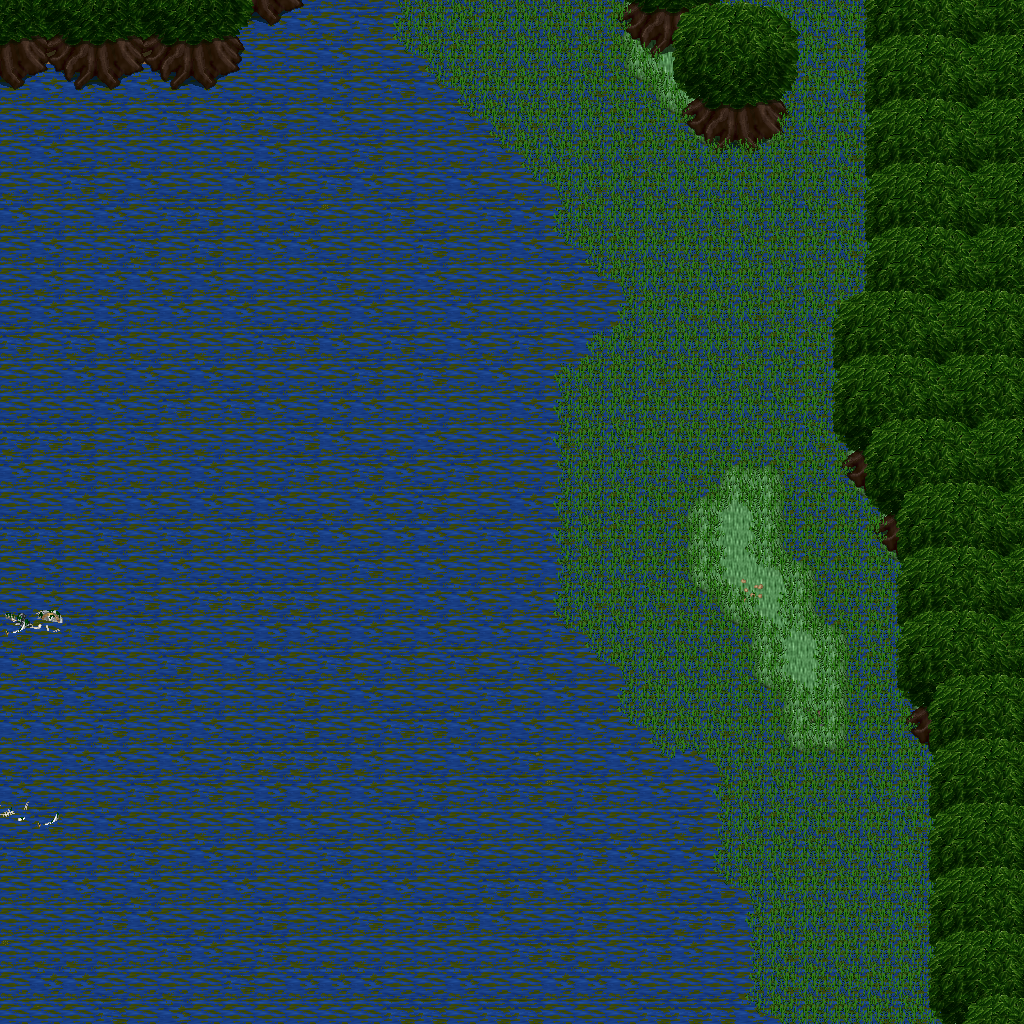

A level layout from a 2D game, rendered from its tile map. Below: a short description, then the map file with tile-grid data replaced by summaries:
An orthogonal 32x32 tile map with 32x32 px tiles, 5 tile layers (Ground, Objects, Objects2, Above, ...), 1 hidden layer not drawn, 31 tilesets.

<map version="1.10" tiledversion="1.11.0" orientation="orthogonal" renderorder="right-down" width="32" height="32" tilewidth="32" tileheight="32" infinite="0" nextlayerid="11" nextobjectid="1">
 <tileset firstgid="1" name="ground_ground" tilewidth="32" tileheight="32" tilecount="33" columns="3">
  <image source="../drawable/ground_ground.png" width="96" height="352" />
 </tileset>
 <tileset firstgid="34" name="plant_flower_daisy_white" tilewidth="32" tileheight="32" tilecount="8" columns="2">
  <image source="../drawable/plant_flower_daisy_white.png" width="64" height="128" />
 </tileset>
 <tileset firstgid="42" name="ground_grass_edges" tilewidth="32" tileheight="32" tilecount="36" columns="12">
  <image source="../drawable/ground_grass_edges.png" width="384" height="96" />
 </tileset>
 <tileset firstgid="78" name="ground_grass_corners" tilewidth="32" tileheight="32" tilecount="24" columns="6">
  <image source="../drawable/ground_grass_corners.png" width="192" height="128" />
 </tileset>
 <tileset firstgid="102" name="plant_grasses" tilewidth="32" tileheight="32" tilecount="6" columns="3">
  <image source="../drawable/plant_grasses.png" width="96" height="64" />
 </tileset>
 <tileset firstgid="108" name="ground_rock_pebbles" tilewidth="32" tileheight="32" tilecount="3" columns="1">
  <image source="../drawable/ground_rock_pebbles.png" width="32" height="96" />
 </tileset>
 <tileset firstgid="111" name="ground_earth_edges" tilewidth="32" tileheight="32" tilecount="18" columns="6">
  <image source="../drawable/ground_earth_edges.png" width="192" height="96" />
 </tileset>
 <tileset firstgid="129" name="item_corpse_skull_pale" tilewidth="32" tileheight="32" tilecount="2" columns="2">
  <image source="../drawable/item_corpse_skull_pale.png" width="64" height="32" />
 </tileset>
 <tileset firstgid="131" name="logic_creature_undead" tilewidth="32" tileheight="32" tilecount="16" columns="8">
  <image source="../drawable/logic_creature_undead.png" width="256" height="64" />
 </tileset>
 <tileset firstgid="147" name="logic_collision" tilewidth="32" tileheight="32" tilecount="1" columns="1">
  <image source="../drawable/logic_collision.png" width="32" height="32" />
 </tileset>
 <tileset firstgid="148" name="logic_creature_undead_fallen" tilewidth="32" tileheight="32" tilecount="16" columns="8">
  <image source="../drawable/logic_creature_undead_fallen.png" width="256" height="64" />
 </tileset>
 <tileset firstgid="164" name="ground_water_swamp_water" tilewidth="32" tileheight="32" tilecount="33" columns="3">
  <image source="../drawable/ground_water_swamp_water.png" width="96" height="352" />
 </tileset>
 <tileset firstgid="197" name="plant_tree_tree_darkgreen" tilewidth="32" tileheight="32" tilecount="88" columns="8">
  <image source="../drawable/plant_tree_tree_darkgreen.png" width="256" height="352" />
 </tileset>
 <tileset firstgid="285" name="building_death_tower" tilewidth="32" tileheight="32" tilecount="252" columns="9">
  <image source="../drawable/building_death_tower.png" width="288" height="896" />
 </tileset>
 <tileset firstgid="537" name="ground_ridge_earth_dark" tilewidth="32" tileheight="32" tilecount="96" columns="12">
  <image source="../drawable/ground_ridge_earth_dark.png" width="384" height="256" />
 </tileset>
 <tileset firstgid="633" name="plant_tree_dead_tree_2" tilewidth="32" tileheight="32" tilecount="20" columns="4">
  <image source="../drawable/plant_tree_dead_tree_2.png" width="128" height="160" />
 </tileset>
 <tileset firstgid="653" name="item_corpse_swamp_sunken" tilewidth="32" tileheight="32" tilecount="32" columns="8">
  <image source="../drawable/item_corpse_swamp_sunken.png" width="256" height="128" />
 </tileset>
 <tileset firstgid="685" name="plant_grasses_swamp" tilewidth="32" tileheight="32" tilecount="42" columns="6">
  <image source="../drawable/plant_grasses_swamp.png" width="192" height="224" />
 </tileset>
 <tileset firstgid="727" name="plant_tree_dead_tree_3" tilewidth="32" tileheight="32" tilecount="16" columns="4">
  <image source="../drawable/plant_tree_dead_tree_3.png" width="128" height="128" />
 </tileset>
 <tileset firstgid="743" name="plant_stump_hollow_logs" tilewidth="32" tileheight="32" tilecount="6" columns="3">
  <image source="../drawable/plant_stump_hollow_logs.png" width="96" height="64" />
 </tileset>
 <tileset firstgid="749" name="ground_rock_rocks" tilewidth="32" tileheight="32" tilecount="4" columns="2">
  <image source="../drawable/ground_rock_rocks.png" width="64" height="64" />
 </tileset>
 <tileset firstgid="753" name="ground_rock_rocks_3" tilewidth="32" tileheight="32" tilecount="16" columns="4">
  <image source="../drawable/ground_rock_rocks_3.png" width="128" height="128" />
 </tileset>
 <tileset firstgid="769" name="item_corpse_skeleton" tilewidth="32" tileheight="32" tilecount="4" columns="2">
  <image source="../drawable/item_corpse_skeleton.png" width="64" height="64" />
 </tileset>
 <tileset firstgid="773" name="item_gothic_skull_post" tilewidth="32" tileheight="32" tilecount="2" columns="1">
  <image source="../drawable/item_gothic_skull_post.png" width="32" height="64" />
 </tileset>
 <tileset firstgid="775" name="item_statue_skullpedestal" tilewidth="32" tileheight="32" tilecount="2" columns="1">
  <image source="../drawable/item_statue_skullpedestal.png" width="32" height="64" />
 </tileset>
 <tileset firstgid="777" name="building_entrance_int_broken_bars" tilewidth="32" tileheight="32" tilecount="2" columns="1">
  <image source="../drawable/building_entrance_int_broken_bars.png" width="32" height="64" />
 </tileset>
 <tileset firstgid="779" name="ground_slate_tiles" tilewidth="32" tileheight="32" tilecount="15" columns="5">
  <image source="../drawable/ground_slate_tiles.png" width="160" height="96" />
 </tileset>
 <tileset firstgid="794" name="logic_portal" tilewidth="32" tileheight="32" tilecount="24" columns="8">
  <image source="../drawable/logic_portal.png" width="256" height="96" />
 </tileset>
 <tileset firstgid="818" name="logic_creature_undead_skeleton" tilewidth="32" tileheight="32" tilecount="6" columns="6">
  <image source="../drawable/logic_creature_undead_skeleton.png" width="192" height="32" />
 </tileset>
 <tileset firstgid="824" name="logic_creature_undead_specter" tilewidth="32" tileheight="32" tilecount="6" columns="6">
  <image source="../drawable/logic_creature_undead_specter.png" width="192" height="32" />
 </tileset>
 <tileset firstgid="830" name="logic_creature_undead_zombie" tilewidth="32" tileheight="32" tilecount="5" columns="5">
  <image source="../drawable/logic_creature_undead_zombie.png" width="160" height="32" />
 </tileset>
 <layer id="1" name="Ground" width="32" height="32">
  <data>[1024 cells, 1024 non-empty, 24 distinct tile ids]</data>
 </layer>
 <layer id="2" name="Objects" width="32" height="32">
  <data>[1024 cells, 186 non-empty, 20 distinct tile ids]</data>
 </layer>
 <layer id="3" name="Objects2" width="32" height="32">
  <data>[1024 cells, 338 non-empty, 19 distinct tile ids]</data>
 </layer>
 <layer id="4" name="Above" width="32" height="32">
  <data>[1024 cells, 158 non-empty, 14 distinct tile ids]</data>
 </layer>
 <layer id="5" name="Above2" width="32" height="32">
  <data>[1024 cells, 70 non-empty, 7 distinct tile ids]</data>
 </layer>
 <layer id="6" name="Walkable" width="32" height="32" visible="0">
  <data>[1024 cells, 161 non-empty, 1 distinct tile ids]</data>
 </layer>
 <objectgroup id="7" name="Mapevents" />
 <objectgroup id="8" name="Spawn" />
 <objectgroup id="9" name="Keys" />
 <objectgroup id="10" name="Replace" />
</map>
